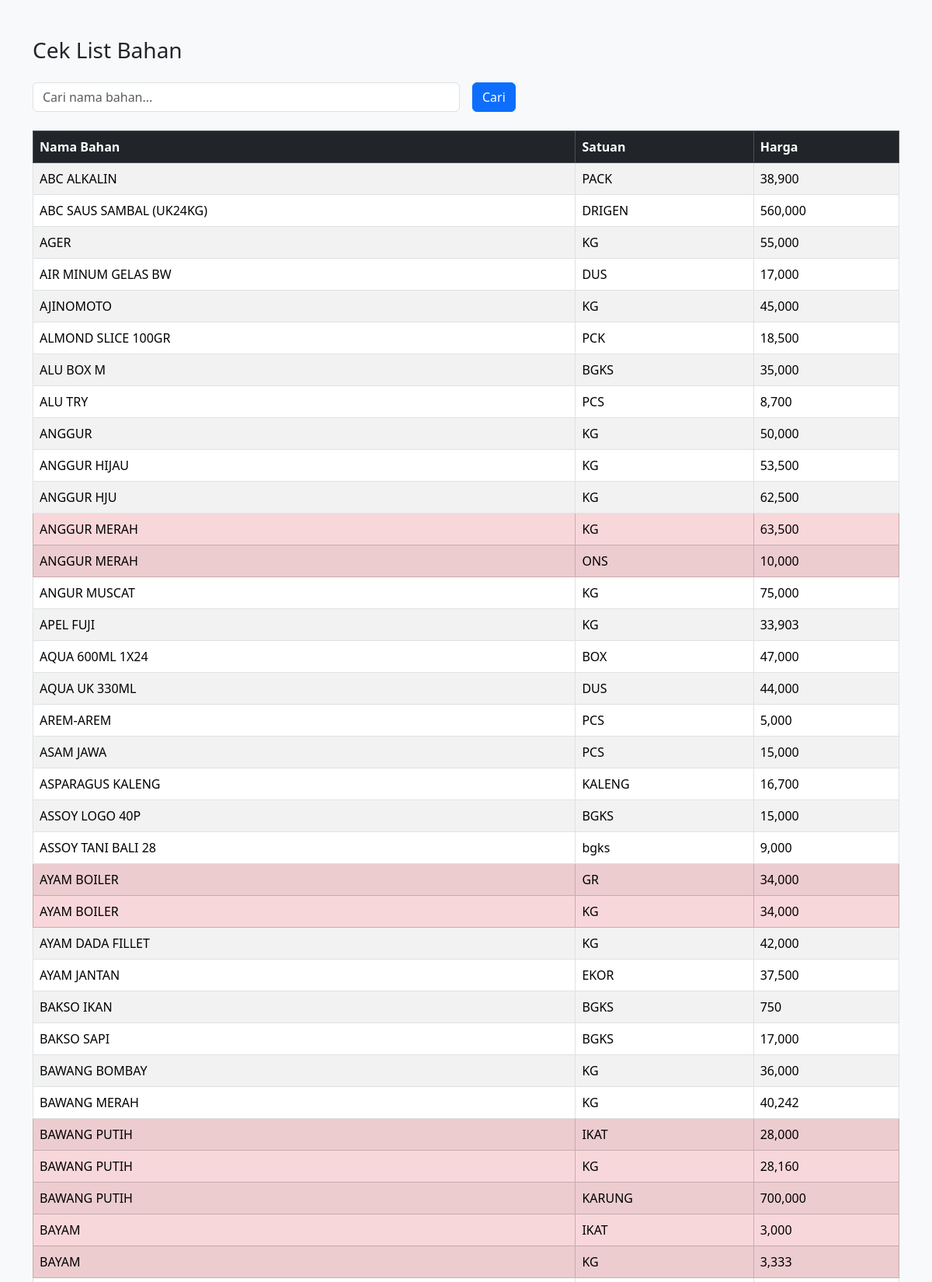
Page /cek_list_bahan (upper part) on the committed database.
### tables this page shows
CREATE TABLE Bahan (
    Nm_bahan TEXT,
    Satuan TEXT,
    harga REAL DEFAULT 0,
    PRIMARY KEY (Nm_bahan, Satuan)
);

### app.py (the view)
@app.route('/cek_list_bahan')
def cek_list_bahan():
    keyword = request.args.get('keyword', '').strip()
    conn = db.conn
    cur = conn.cursor()
    if keyword:
        query = "SELECT * FROM Bahan WHERE Nm_bahan LIKE ? COLLATE NOCASE ORDER BY Nm_bahan COLLATE NOCASE ASC"
        cur.execute(query, (f"%{keyword}%",))
    else:
        query = "SELECT * FROM Bahan ORDER BY Nm_bahan COLLATE NOCASE ASC"
        cur.execute(query)
    daftar_bahan = cur.fetchall()
    nama_list = [row[0].strip().lower() for row in daftar_bahan]
    mirip_index = set()
    for i in range(len(nama_list)):
        for j in range(i + 1, len(nama_list)):
            ratio = difflib.SequenceMatcher(None, nama_list[i], nama_list[j]).ratio()
            if ratio >= 0.95:
                mirip_index.add(i)
                mirip_index.add(j)
    hasil_bahan = []
    for idx, row in enumerate(daftar_bahan):
        is_mirip = idx in mirip_index
        hasil_bahan.append((row[0], row[1], row[2], is_mirip))
    return render_template('cek_list_bahan.html', daftar_bahan=hasil_bahan)

### templates/cek_list_bahan.html (shortened to what this page needs)
<!DOCTYPE html>
<html lang="id">
<head>
    <link href="https://cdn.jsdelivr.net/npm/bootstrap@5.3.3/dist/css/bootstrap.min.css" rel="stylesheet">
</head>
<body class="bg-light">
<div class="container mt-5">
    <h3 class="mb-4">Cek List Bahan</h3>
    <form method="GET" action="{{ url_for('cek_list_bahan') }}" class="row g-3 mb-4">
        <div class="col-md-6">
            <input type="text" name="keyword" value="{{ request.args.get('keyword', '') }}" class="form-control" placeholder="Cari nama bahan...">
        </div>
        <div class="col-md-auto">
            <button type="submit" class="btn btn-primary">Cari</button>
        </div>
    </form>
    {% if daftar_bahan %}
    <table class="table table-bordered table-striped">
        <thead class="table-dark">
            <tr>
                <th>Nama Bahan</th>
                <th>Satuan</th>
                <th>Harga</th>
            </tr>
        </thead>
        <tbody>
            {% for bahan in daftar_bahan %}
            <tr {% if bahan[3] %} class="table-danger" {% endif %}>
                <td>{{ bahan[0] }}</td>
                <td>{{ bahan[1] }}</td>
                <td>{{ '{:,.0f}'.format(bahan[2]) }}</td>
            </tr>
            {% endfor %}
        </tbody>
    </table>
    {% else %}
    <p class="text-muted">Data bahan tidak ditemukan.</p>
    {% endif %}
</div>
</body>
</html>

### rows in the picture
Bahan: Nm_bahan "ABC ALKALIN", Satuan "PACK", harga "38,900"
Bahan: Nm_bahan "ABC SAUS SAMBAL (UK24KG)", Satuan "DRIGEN", harga "560,000"
Bahan: Nm_bahan "AGER", Satuan "KG", harga "55,000"
Bahan: Nm_bahan "AIR MINUM GELAS BW", Satuan "DUS", harga "17,000"
Bahan: Nm_bahan "AJINOMOTO", Satuan "KG", harga "45,000"
Bahan: Nm_bahan "ALMOND SLICE 100GR", Satuan "PCK", harga "18,500"
Bahan: Nm_bahan "ALU BOX M", Satuan "BGKS", harga "35,000"
Bahan: Nm_bahan "ALU TRY", Satuan "PCS", harga "8,700"
Bahan: Nm_bahan "ANGGUR", Satuan "KG", harga "50,000"
Bahan: Nm_bahan "ANGGUR HIJAU", Satuan "KG", harga "53,500"
Bahan: Nm_bahan "ANGGUR HJU", Satuan "KG", harga "62,500"
Bahan: Nm_bahan "ANGGUR MERAH", Satuan "KG", harga "63,500"
Bahan: Nm_bahan "ANGGUR MERAH", Satuan "ONS", harga "10,000"
Bahan: Nm_bahan "ANGUR MUSCAT", Satuan "KG", harga "75,000"
Bahan: Nm_bahan "APEL FUJI", Satuan "KG", harga "33,903"
Bahan: Nm_bahan "AQUA 600ML 1X24", Satuan "BOX", harga "47,000"
Bahan: Nm_bahan "AQUA UK 330ML", Satuan "DUS", harga "44,000"
Bahan: Nm_bahan "AREM-AREM", Satuan "PCS", harga "5,000"
Bahan: Nm_bahan "ASAM JAWA", Satuan "PCS", harga "15,000"
Bahan: Nm_bahan "ASPARAGUS KALENG", Satuan "KALENG", harga "16,700"
Bahan: Nm_bahan "ASSOY LOGO 40P", Satuan "BGKS", harga "15,000"
Bahan: Nm_bahan "ASSOY TANI BALI 28", Satuan "bgks", harga "9,000"
Bahan: Nm_bahan "AYAM BOILER", Satuan "GR", harga "34,000"
Bahan: Nm_bahan "AYAM BOILER", Satuan "KG", harga "34,000"
Bahan: Nm_bahan "AYAM DADA FILLET", Satuan "KG", harga "42,000"
Bahan: Nm_bahan "AYAM JANTAN", Satuan "EKOR", harga "37,500"
Bahan: Nm_bahan "BAKSO IKAN", Satuan "BGKS", harga "750"
Bahan: Nm_bahan "BAKSO SAPI", Satuan "BGKS", harga "17,000"
Bahan: Nm_bahan "BAWANG BOMBAY", Satuan "KG", harga "36,000"
Bahan: Nm_bahan "BAWANG MERAH", Satuan "KG", harga "40,242"
Bahan: Nm_bahan "BAWANG PUTIH", Satuan "IKAT", harga "28,000"
Bahan: Nm_bahan "BAWANG PUTIH", Satuan "KG", harga "28,160"
Bahan: Nm_bahan "BAWANG PUTIH", Satuan "KARUNG", harga "700,000"
Bahan: Nm_bahan "BAYAM", Satuan "IKAT", harga "3,000"
Bahan: Nm_bahan "BAYAM", Satuan "KG", harga "3,333"
